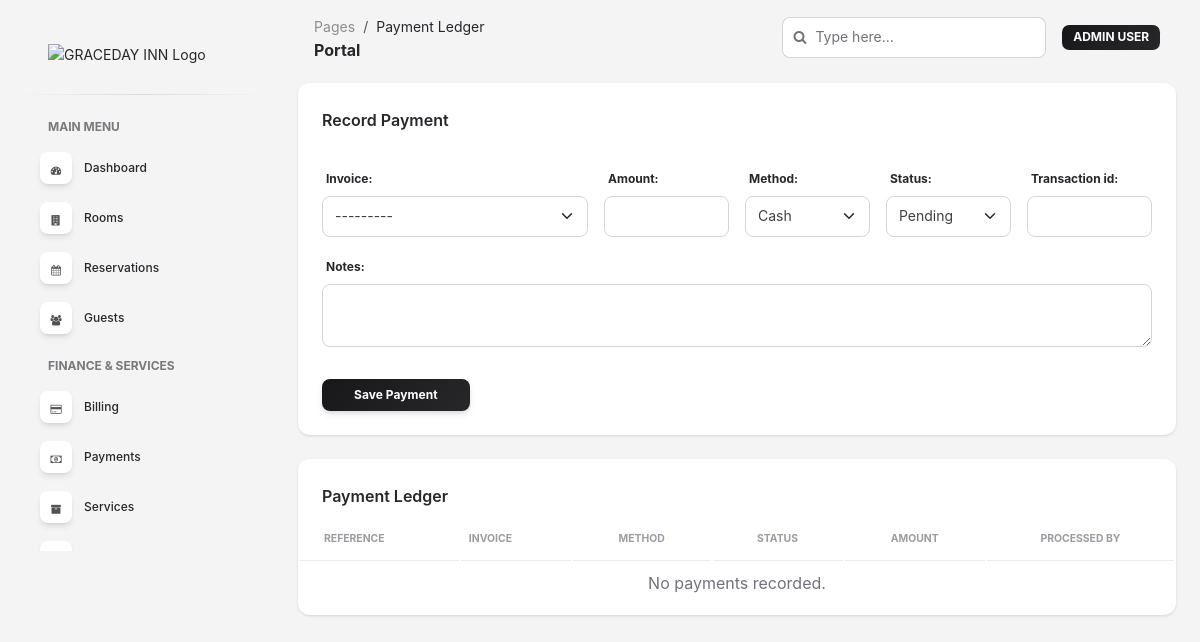
/portal/payments/ (signed in), run on an earlier commit of the app's database.
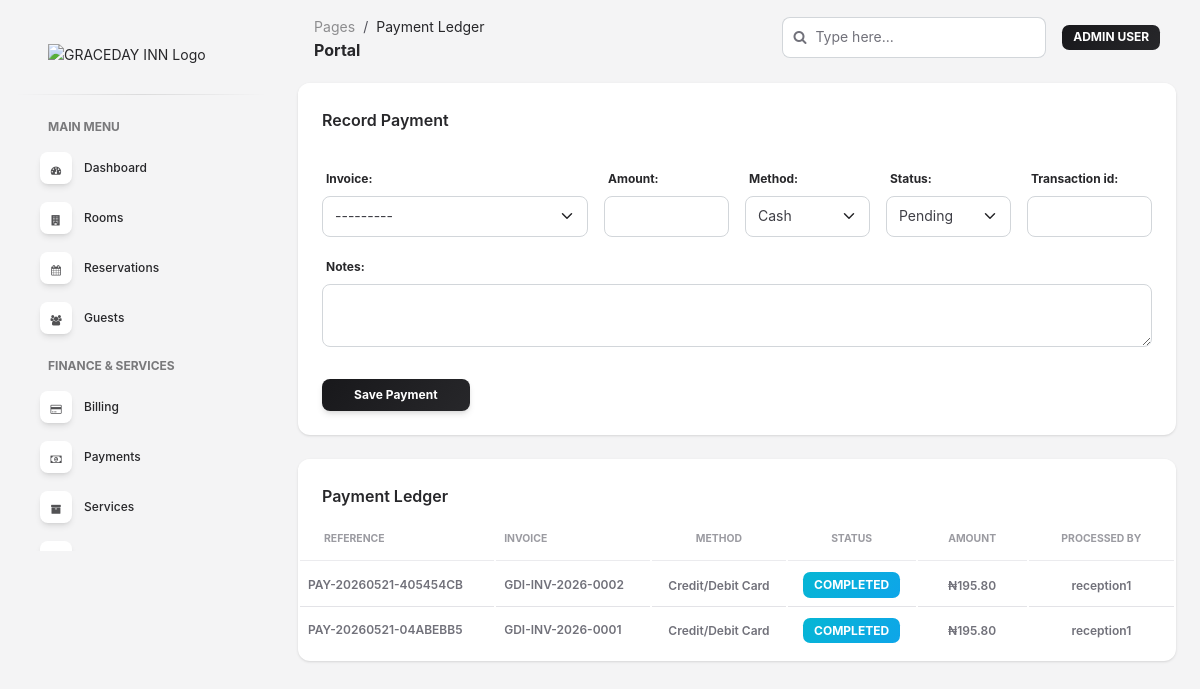
And on a later commit of the database.
### apps/payments/models.py (models this page shows, shortened)
class Payment(models.Model):
    METHOD_CHOICES = [
        ('cash', 'Cash'),
        ('card', 'Credit/Debit Card'),
        ('bank_transfer', 'Bank Transfer'),
        ('mobile_money', 'Mobile Money'),
        ('other', 'Other'),
    ]
    STATUS_CHOICES = [
        ('pending', 'Pending'),
        ('completed', 'Completed'),
        ('failed', 'Failed'),
        ('refunded', 'Refunded'),
    ]
    reference = models.CharField(max_length=30, unique=True, blank=True)
    invoice = models.ForeignKey('billing.Invoice', on_delete=models.PROTECT,
                                related_name='payments')
    amount = models.DecimalField(max_digits=12, decimal_places=2)
    method = models.CharField(max_length=20, choices=METHOD_CHOICES, default='cash')
    status = models.CharField(max_length=20, choices=STATUS_CHOICES, default='pending')
    transaction_id = models.CharField(max_length=100, blank=True)
    notes = models.TextField(blank=True)
    processed_by = models.ForeignKey('accounts.UserProfile', on_delete=models.SET_NULL,
                                     null=True, blank=True, related_name='processed_payments')
    created_at = models.DateTimeField(auto_now_add=True)
    updated_at = models.DateTimeField(auto_now=True)
    class Meta:
        ordering = ['-created_at']

### apps/billing/models.py (models this page shows, shortened)
class Invoice(models.Model):
    STATUS_CHOICES = [
        ('draft', 'Draft'),
        ('sent', 'Sent'),
        ('paid', 'Paid'),
        ('partially_paid', 'Partially Paid'),
        ('overdue', 'Overdue'),
        ('cancelled', 'Cancelled'),
    ]
    invoice_number = models.CharField(max_length=25, unique=True, blank=True)
    reservation = models.OneToOneField('reservations.Reservation', on_delete=models.PROTECT,
                                       related_name='invoice')
    guest = models.ForeignKey('accounts.UserProfile', on_delete=models.PROTECT,
                              related_name='invoices')
    status = models.CharField(max_length=20, choices=STATUS_CHOICES, default='draft')
    subtotal = models.DecimalField(max_digits=12, decimal_places=2, default=0)
    tax_rate = models.DecimalField(max_digits=5, decimal_places=2, default=10)
    tax_amount = models.DecimalField(max_digits=12, decimal_places=2, default=0)
    total = models.DecimalField(max_digits=12, decimal_places=2, default=0)
    amount_paid = models.DecimalField(max_digits=12, decimal_places=2, default=0)
    balance = models.DecimalField(max_digits=12, decimal_places=2, default=0)
    due_date = models.DateField(null=True, blank=True)
    notes = models.TextField(blank=True)
    created_at = models.DateTimeField(auto_now_add=True)
    updated_at = models.DateTimeField(auto_now=True)
    class Meta:
        ordering = ['-created_at']
    def __str__(self):
        return f'{self.invoice_number}'

### apps/accounts/models.py (models this page shows, shortened)
class UserProfile(AbstractUser):
    ROLE_CHOICES = [
        ('admin', 'Admin'),
        ('manager', 'Manager'),
        ('receptionist', 'Receptionist'),
        ('housekeeping', 'Housekeeping'),
        ('guest', 'Guest'),
    ]
    ID_TYPE_CHOICES = [
        ('passport', 'Passport'),
        ('national_id', 'National ID'),
        ('drivers_license', "Driver's License"),
        ('other', 'Other'),
    ]
    role = models.CharField(max_length=20, choices=ROLE_CHOICES, default='guest')
    phone = models.CharField(max_length=20, blank=True)
    avatar = models.ImageField(upload_to='avatars/', blank=True, null=True)
    address = models.TextField(blank=True)
    id_type = models.CharField(max_length=20, choices=ID_TYPE_CHOICES, blank=True)
    id_number = models.CharField(max_length=50, blank=True)
    nationality = models.CharField(max_length=100, blank=True)
    class Meta:
        verbose_name = 'User Profile'
        verbose_name_plural = 'User Profiles'

### apps/frontend/views.py (the view, shortened to what this page needs)
@login_required
def portal_payments(request):
    can_manage = request.user.role in STAFF_ROLES
    payment_form = None
    if can_manage:
        payment_form = PaymentRecordForm(request.POST or None, user=request.user)
    payments = Payment.objects.select_related('invoice', 'processed_by').order_by('-created_at')
    if request.user.role == 'guest':
        payments = payments.filter(invoice__guest=request.user)
    return render(
        request,
        'portals/payments.html',
        {
            'payments': payments,
            'stats': _portal_stats(request.user),
            'payment_form': payment_form,
            'can_manage_payments': can_manage,
        },
    )

### apps/frontend/forms.py (shortened to what this page needs)
class PaymentRecordForm(forms.ModelForm):
    class Meta:
        model = Payment
        fields = ['invoice', 'amount', 'method', 'transaction_id', 'status', 'notes']
        widgets = {
            'invoice': forms.Select(attrs={'class': 'form-select'}),
            'amount': forms.NumberInput(attrs={'class': 'form-control', 'step': '0.01'}),
            'method': forms.Select(attrs={'class': 'form-select'}),
            'transaction_id': forms.TextInput(attrs={'class': 'form-control'}),
            'status': forms.Select(attrs={'class': 'form-select'}),
            'notes': forms.Textarea(attrs={'class': 'form-control', 'rows': 2}),
        }
    def __init__(self, *args, **kwargs):
        user = kwargs.pop('user', None)
        super().__init__(*args, **kwargs)
        invoices_qs = Invoice.objects.select_related('guest').exclude(status='cancelled').order_by('-created_at')
        if user and user.role == 'guest':
            invoices_qs = invoices_qs.filter(guest=user)
        self.fields['invoice'].queryset = invoices_qs

### apps/frontend/views.py (called while the page is built)
def _duration_to_minutes(duration):
    if not duration:
        return 0
    return round(duration.total_seconds() / 60, 2)

### apps/frontend/templates/portals/payments.html (shortened to what this page needs)
{% extends 'base_portal.html' %}
{% block page_title %}Payment Ledger{% endblock %}
{% block content %}
{% if can_manage_payments %}
<div class="card mb-4">
    <div class="card-header pb-0"><h6>Record Payment</h6></div>
    <div class="card-body">
        <form method="post" class="row g-3">
            <div class="col-md-4">{{ payment_form.invoice.label_tag }}{{ payment_form.invoice }}</div>
            <div class="col-md-2">{{ payment_form.amount.label_tag }}{{ payment_form.amount }}</div>
            <div class="col-md-2">{{ payment_form.method.label_tag }}{{ payment_form.method }}</div>
            <div class="col-md-2">{{ payment_form.status.label_tag }}{{ payment_form.status }}</div>
            <div class="col-md-2">{{ payment_form.transaction_id.label_tag }}{{ payment_form.transaction_id }}</div>
            <div class="col-12">{{ payment_form.notes.label_tag }}{{ payment_form.notes }}</div>
            <div class="col-12"><button class="btn bg-gradient-dark btn-sm mb-0" type="submit">Save Payment</button></div>
        </form>
    </div>
</div>
{% endif %}
<div class="card mb-4">
    <div class="card-header pb-0"><h6>Payment Ledger</h6></div>
    <div class="card-body px-0 pt-0 pb-2">
        <div class="table-responsive p-0">
            <table class="table align-items-center mb-0">
                <thead>
                    <tr>
                        <th class="text-uppercase text-secondary text-xxs font-weight-bolder opacity-7">Reference</th>
                        <th class="text-uppercase text-secondary text-xxs font-weight-bolder opacity-7 ps-2">Invoice</th>
                        <th class="text-center text-uppercase text-secondary text-xxs font-weight-bolder opacity-7">Method</th>
                        <th class="text-center text-uppercase text-secondary text-xxs font-weight-bolder opacity-7">Status</th>
                        <th class="text-center text-uppercase text-secondary text-xxs font-weight-bolder opacity-7">Amount</th>
                        <th class="text-center text-uppercase text-secondary text-xxs font-weight-bolder opacity-7">Processed By</th>
                    </tr>
                </thead>
                <tbody>
                    {% for payment in payments %}
                        <tr>
                            <td><p class="text-xs font-weight-bold mb-0">{{ payment.reference }}</p></td>
                            <td><p class="text-xs font-weight-bold mb-0">{{ payment.invoice.invoice_number }}</p></td>
                            <td class="align-middle text-center"><span class="text-secondary text-xs font-weight-bold">{{ payment.get_method_display }}</span></td>
                            <td class="align-middle text-center"><span class="badge badge-sm bg-gradient-info">{{ payment.get_status_display }}</span></td>
                            <td class="align-middle text-center"><span class="text-secondary text-xs font-weight-bold">₦{{ payment.amount }}</span></td>
                            <td class="align-middle text-center"><span class="text-secondary text-xs font-weight-bold">{{ payment.processed_by.username|default:'-' }}</span></td>
                        </tr>
                    {% empty %}
                        <tr><td colspan="6" class="text-center">No payments recorded.</td></tr>
                    {% endfor %}
                </tbody>
            </table>
        </div>
    </div>
</div>
{% endblock %}

What changed in the data, as far as the page shows it:
added Payment: reference "PAY-20260521-405454CB", invoice.invoice_number "GDI-INV-2026-0002", method "Credit/Debit Card", status "COMPLETED", amount "195.80", processed_by.username "reception1"
added Payment: reference "PAY-20260521-04ABEBB5", invoice.invoice_number "GDI-INV-2026-0001", method "Credit/Debit Card", status "COMPLETED", amount "195.80", processed_by.username "reception1"
Also different on the page:
text no longer shown: "No payments recorded."
